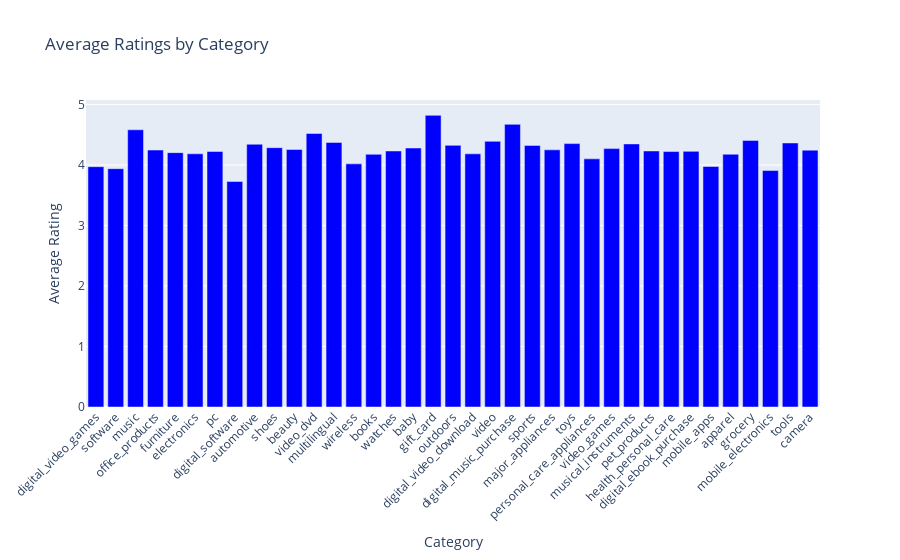

The code cell stored with this chart in its notebook:
### Code cell
fig = px.bar(
    df_avg_ratings_per_category,
    x="category",
    y="avg_rating",
    title="Average Ratings by Category",
)

fig.update_traces(marker_color="blue")
fig.update_layout(showlegend=False)
fig.update_xaxes(title_text="Category", tickangle=-45)
fig.update_yaxes(title_text="Average Rating")


# Display the histogram
fig.show()

### Figure 1 — Plotly figure (JSON) as saved in the notebook; plotly's stock layout.template omitted (floating-point values rounded to 4 significant figures)
{"data": [{"alignmentgroup": "True", "hovertemplate": "category=%{x}<br>avg_rating=%{y}<extra></extra>", "legendgroup": "", "marker": {"color": "blue", "pattern": {"shape": ""}}, "name": "", "offsetgroup": "", "orientation": "v", "showlegend": false, "textposition": "auto", "type": "bar", "x": ["digital_video_games", "software", "music", "office_products", "furniture", "electronics", "pc", "digital_software", "automotive", "shoes", "beauty", "video_dvd", "multilingual", "wireless", "books", "watches", "baby", "gift_card", "outdoors", "digital_video_download", "video", "digital_music_purchase", "sports", "major_appliances", "toys", "personal_care_appliances", "video_games", "musical_instruments", "pet_products", "health_personal_care", "digital_ebook_purchase", "mobile_apps", "apparel", "grocery", "mobile_electronics", "tools", "camera"], "xaxis": "x", "y": [3.971, 3.939, 4.581, 4.246, 4.203, 4.184, 4.223, 3.726, 4.342, 4.285, 4.256, 4.52, 4.372, 4.018, 4.176, 4.231, 4.28, 4.82, 4.323, 4.184, 4.39, 4.671, 4.323, 4.249, 4.353, 4.101, 4.27, 4.347, 4.231, 4.222, 4.225, 3.975, 4.177, 4.406, 3.907, 4.363, 4.245], "yaxis": "y"}], "layout": {"barmode": "relative", "legend": {"tracegroupgap": 0}, "showlegend": false, "title": {"text": "Average Ratings by Category"}, "xaxis": {"anchor": "y", "domain": [0, 1], "tickangle": -45, "title": {"text": "Category"}}, "yaxis": {"anchor": "x", "domain": [0, 1], "title": {"text": "Average Rating"}}}}
